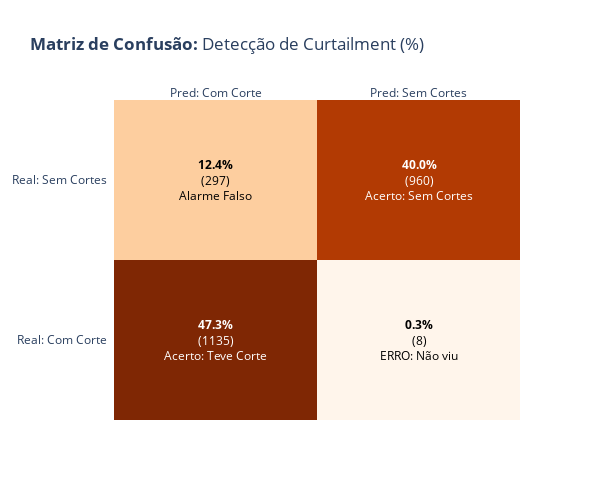
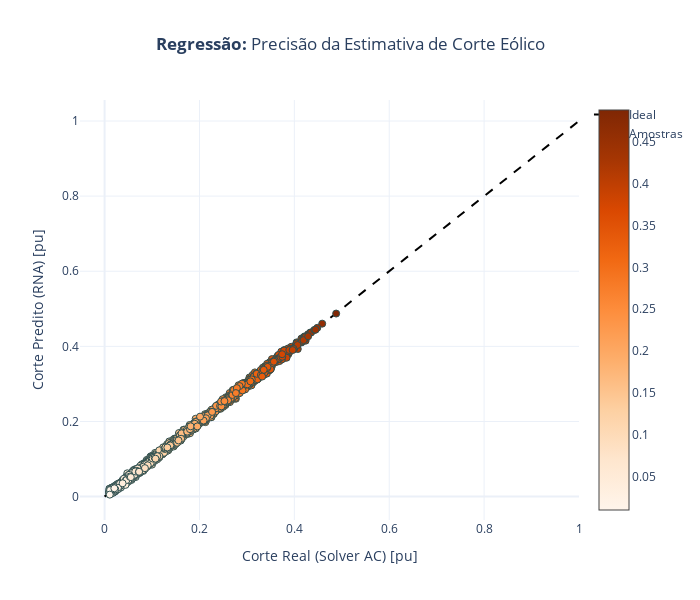
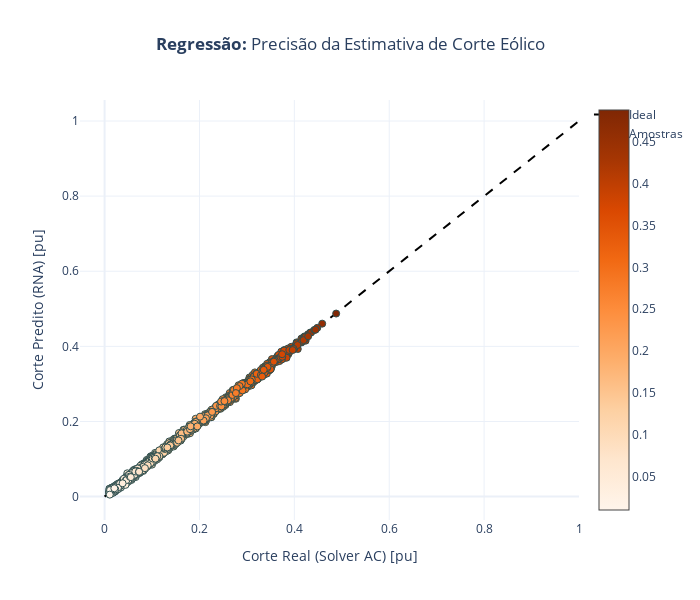
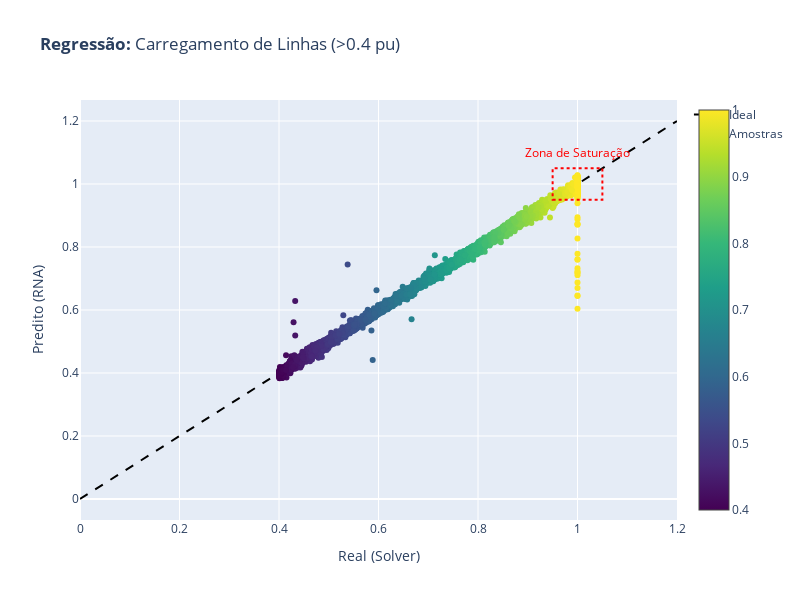

Notebook code cell kept with these figures, in order:
### Code cell
# Caminhos dos arquivos (devem estar na mesma pasta do .ipynb)
TEST_FILE = "data_test.json"
MODEL_FILE = "rna_proxy_model.pkl"
COLS_FILE = "rna_cols.pkl"

try:
    # 1. Carrega e Prediz
    y_t, y_p, cols = load_and_predict(TEST_FILE, MODEL_FILE, COLS_FILE)
        
    print("\n--- ANÁLISE DE OPERAÇÃO EÓLICA (CURTAILMENT) ---")
    plot_curtailment_confusion(y_t, y_p, cols) # <--- NOVA
    plot_curtailment_scatter(y_t, y_p, cols)   # <--- NOVA (Opcional, mas recomendada)
    
    print("\n--- ANÁLISE DE FLUXO ---")
    plot_line_loading_scatter(y_t, y_p, cols)

    print("\n--- ANÁLISE DE SEGURANÇA (LOAD SHEDDING) ---")
    plot_shedding_confusion(y_t, y_p, cols)

except FileNotFoundError as e:
    print(f"ERRO: {e}")

### Figure 1 — Plotly figure (JSON) as saved in the notebook; plotly's stock layout.template omitted (floating-point values rounded to 4 significant figures)
{"data": [{"colorscale": [[0, "rgb(255,245,235)"], [0.125, "rgb(254,230,206)"], [0.25, "rgb(253,208,162)"], [0.375, "rgb(253,174,107)"], [0.5, "rgb(253,141,60)"], [0.625, "rgb(241,105,19)"], [0.75, "rgb(217,72,1)"], [0.875, "rgb(166,54,3)"], [1, "rgb(127,39,4)"]], "reversescale": false, "showscale": false, "type": "heatmap", "x": ["Pred: Com Corte", "Pred: Sem Cortes"], "y": ["Real: Com Corte", "Real: Sem Cortes"], "z": [[1135, 8], [297, 960]]}], "layout": {"annotations": [{"font": {"color": "#FFFFFF"}, "showarrow": false, "text": "<b>47.3%</b><br>(1135)<br>Acerto: Teve Corte", "x": "Pred: Com Corte", "xref": "x", "y": "Real: Com Corte", "yref": "y"}, {"font": {"color": "#000000"}, "showarrow": false, "text": "<b>0.3%</b><br>(8)<br>ERRO: Não viu", "x": "Pred: Sem Cortes", "xref": "x", "y": "Real: Com Corte", "yref": "y"}, {"font": {"color": "#000000"}, "showarrow": false, "text": "<b>12.4%</b><br>(297)<br>Alarme Falso", "x": "Pred: Com Corte", "xref": "x", "y": "Real: Sem Cortes", "yref": "y"}, {"font": {"color": "#FFFFFF"}, "showarrow": false, "text": "<b>40.0%</b><br>(960)<br>Acerto: Sem Cortes", "x": "Pred: Sem Cortes", "xref": "x", "y": "Real: Sem Cortes", "yref": "y"}], "height": 500, "title": {"text": "<b>Matriz de Confusão:</b> Detecção de Curtailment (%)"}, "width": 600, "xaxis": {"dtick": 1, "gridcolor": "rgb(0, 0, 0)", "side": "top", "ticks": ""}, "yaxis": {"dtick": 1, "ticks": "", "ticksuffix": "  "}}}

### Figure 2 — Plotly figure (JSON) as saved in the notebook; plotly's stock layout.template omitted (floating-point values rounded to 4 significant figures; data arrays with more than 128 entries replaced by an {"elided": "..."} marker saying what was removed)
{"data": [{"line": {"color": "black", "dash": "dash"}, "mode": "lines", "name": "Ideal", "type": "scatter", "x": [0, 1], "y": [0, 1]}, {"hovertemplate": "Real: %{x:.3f} pu<br>Pred: %{y:.3f} pu", "marker": {"color": {"elided": "2152 float values"}, "colorscale": [[0, "rgb(255,245,235)"], [0.125, "rgb(254,230,206)"], [0.25, "rgb(253,208,162)"], [0.375, "rgb(253,174,107)"], [0.5, "rgb(253,141,60)"], [0.625, "rgb(241,105,19)"], [0.75, "rgb(217,72,1)"], [0.875, "rgb(166,54,3)"], [1, "rgb(127,39,4)"]], "line": {"color": "DarkSlateGrey", "width": 1}, "showscale": true, "size": 7}, "mode": "markers", "name": "Amostras", "type": "scatter", "x": {"elided": "2152 float values"}, "y": {"elided": "2152 float values"}}], "layout": {"height": 600, "title": {"text": "<b>Regressão:</b> Precisão da Estimativa de Corte Eólico", "x": 0.5}, "width": 700, "xaxis": {"title": {"text": "Corte Real (Solver AC) [pu]"}}, "yaxis": {"title": {"text": "Corte Predito (RNA) [pu]"}}}}

### Figure 3 — Plotly figure (JSON) as saved in the notebook; plotly's stock layout.template omitted (floating-point values rounded to 4 significant figures; data arrays with more than 128 entries replaced by an {"elided": "..."} marker saying what was removed)
{"data": [{"line": {"color": "black", "dash": "dash"}, "mode": "lines", "name": "Ideal", "type": "scatter", "x": [0, 1], "y": [0, 1]}, {"hovertemplate": "Real: %{x:.3f} pu<br>Pred: %{y:.3f} pu", "marker": {"color": {"elided": "2152 float values"}, "colorscale": [[0, "rgb(255,245,235)"], [0.125, "rgb(254,230,206)"], [0.25, "rgb(253,208,162)"], [0.375, "rgb(253,174,107)"], [0.5, "rgb(253,141,60)"], [0.625, "rgb(241,105,19)"], [0.75, "rgb(217,72,1)"], [0.875, "rgb(166,54,3)"], [1, "rgb(127,39,4)"]], "line": {"color": "DarkSlateGrey", "width": 1}, "showscale": true, "size": 7}, "mode": "markers", "name": "Amostras", "type": "scatter", "x": {"elided": "2152 float values"}, "y": {"elided": "2152 float values"}}], "layout": {"height": 600, "title": {"text": "<b>Regressão:</b> Precisão da Estimativa de Corte Eólico", "x": 0.5}, "width": 700, "xaxis": {"title": {"text": "Corte Real (Solver AC) [pu]"}}, "yaxis": {"title": {"text": "Corte Predito (RNA) [pu]"}}}}

### Figure 4 — Plotly figure (JSON) as saved in the notebook; plotly's stock layout.template omitted (floating-point values rounded to 4 significant figures; data arrays with more than 128 entries replaced by an {"elided": "..."} marker saying what was removed)
{"data": [{"line": {"color": "black", "dash": "dash"}, "mode": "lines", "name": "Ideal", "type": "scatter", "x": [0, 1.2], "y": [0, 1.2]}, {"marker": {"color": {"elided": "14579 float values"}, "colorscale": [[0, "#440154"], [0.1111, "#482878"], [0.2222, "#3e4989"], [0.3333, "#31688e"], [0.4444, "#26828e"], [0.5556, "#1f9e89"], [0.6667, "#35b779"], [0.7778, "#6ece58"], [0.8889, "#b5de2b"], [1, "#fde725"]], "showscale": true, "size": 6}, "mode": "markers", "name": "Amostras", "type": "scatter", "x": {"elided": "14579 float values"}, "y": {"elided": "14579 float values"}}], "layout": {"annotations": [{"font": {"color": "red"}, "showarrow": false, "text": "Zona de Saturação", "x": 1, "y": 1.1}], "height": 600, "shapes": [{"line": {"color": "red", "dash": "dot"}, "type": "rect", "x0": 0.95, "x1": 1.05, "y0": 0.95, "y1": 1.05}], "title": {"text": "<b>Regressão:</b> Carregamento de Linhas (>0.4 pu)"}, "width": 800, "xaxis": {"title": {"text": "Real (Solver)"}}, "yaxis": {"title": {"text": "Predito (RNA)"}}}}
